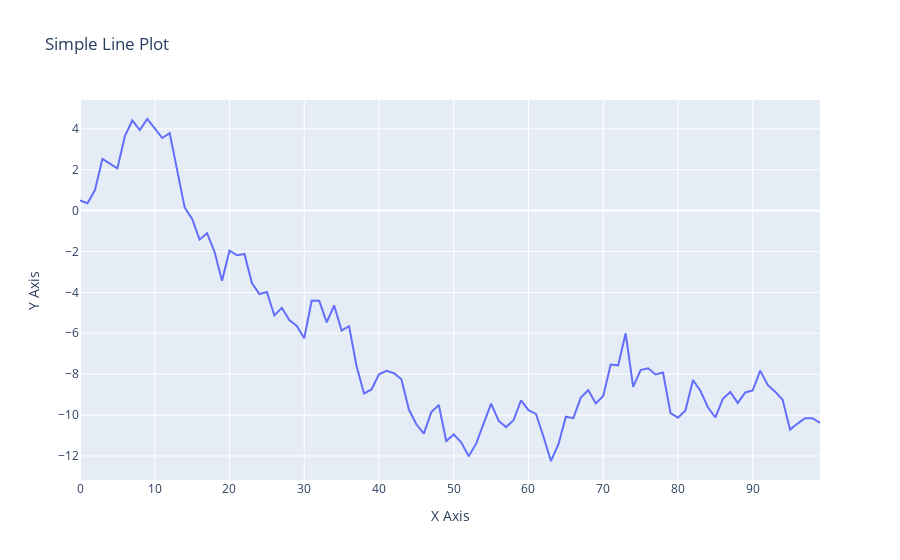

Here is the notebook cell this chart was saved with:
### Code cell
#20 Using Plotly, create a basic line plot of a randomly generated dataset, label the axes, and set the title as 'Simple Line Plot.

import plotly.express as px
import numpy as np
import pandas as pd

# Generate a random dataset
np.random.seed(42)  # For reproducibility
x = np.arange(0, 100)
y = np.random.randn(100).cumsum()  # Cumulative sum to create a line trend

# Create a DataFrame
df = pd.DataFrame({'x': x, 'y': y})

# Create the line plot
fig = px.line(df, x='x', y='y', title='Simple Line Plot')

# Label the axes
fig.update_layout(xaxis_title='X Axis', yaxis_title='Y Axis')

# Show the plot
fig.show()

### Figure 1 — Plotly figure (JSON) as saved in the notebook; plotly's stock layout.template omitted (floating-point values rounded to 4 significant figures)
{"data": [{"hovertemplate": "x=%{x}<br>y=%{y}<extra></extra>", "legendgroup": "", "line": {"color": "#636efa", "dash": "solid"}, "marker": {"symbol": "circle"}, "mode": "lines", "name": "", "orientation": "v", "showlegend": false, "type": "scatter", "x": [0, 1, 2, 3, 4, 5, 6, 7, 8, 9, 10, 11, 12, 13, 14, 15, 16, 17, 18, 19, 20, 21, 22, 23, 24, 25, 26, 27, 28, 29, 30, 31, 32, 33, 34, 35, 36, 37, 38, 39, 40, 41, 42, 43, 44, 45, 46, 47, 48, 49, 50, 51, 52, 53, 54, 55, 56, 57, 58, 59, 60, 61, 62, 63, 64, 65, 66, 67, 68, 69, 70, 71, 72, 73, 74, 75, 76, 77, 78, 79, 80, 81, 82, 83, 84, 85, 86, 87, 88, 89, 90, 91, 92, 93, 94, 95, 96, 97, 98, 99], "xaxis": "x", "y": [0.4967, 0.3584, 1.006, 2.529, 2.295, 2.061, 3.64, 4.408, 3.938, 4.481, 4.017, 3.551, 3.793, 1.88, 0.1552, -0.4071, -1.42, -1.106, -2.014, -3.426, -1.96, -2.186, -2.119, -3.543, -4.088, -3.977, -5.128, -4.752, -5.353, -5.644, -6.246, -4.394, -4.407, -5.465, -4.642, -5.863, -5.654, -7.614, -8.942, -8.745, -8.007, -7.836, -7.951, -8.252, -9.731, -10.45, -10.91, -9.854, -9.511, -11.27, -10.95, -11.33, -12.01, -11.4, -10.37, -9.438, -10.28, -10.59, -10.25, -9.279, -9.758, -9.944, -11.05, -12.25, -11.43, -10.08, -10.15, -9.146, -8.785, -9.43, -9.068, -7.53, -7.566, -6.002, -8.621, -7.799, -7.712, -8.011, -7.92, -9.907, -10.13, -9.77, -8.292, -8.81, -9.619, -10.12, -9.205, -8.876, -9.406, -8.893, -8.796, -7.827, -8.529, -8.857, -9.249, -10.71, -10.42, -10.16, -10.15, -10.38], "yaxis": "y"}], "layout": {"autosize": true, "legend": {"tracegroupgap": 0}, "title": {"text": "Simple Line Plot"}, "xaxis": {"anchor": "y", "autorange": true, "domain": [0, 1], "range": [0, 99], "title": {"text": "X Axis"}, "type": "linear"}, "yaxis": {"anchor": "x", "autorange": true, "domain": [0, 1], "range": [-13.18, 5.41], "title": {"text": "Y Axis"}, "type": "linear"}}}
